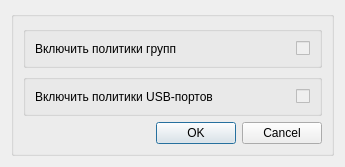
<?xml version="1.0" encoding="UTF-8"?>
<ui version="4.0">
 <class>win_user_export</class>
 <widget class="QDialog" name="win_user_export">
  <property name="geometry">
   <rect>
    <x>0</x>
    <y>0</y>
    <width>345</width>
    <height>148</height>
   </rect>
  </property>
  <property name="windowTitle">
   <string>Экспорт пользователей</string>
  </property>
  <layout class="QGridLayout" name="gridLayout">
   <item row="0" column="0">
    <widget class="QGroupBox" name="groupBox_6">
     <property name="title">
      <string/>
     </property>
     <layout class="QGridLayout" name="gridLayout_2">
      <item row="0" column="0" colspan="2">
       <layout class="QVBoxLayout" name="verticalLayout" stretch="0,0">
        <item>
         <widget class="QGroupBox" name="groupBox">
          <layout class="QHBoxLayout" name="horizontalLayout">
           <item>
            <widget class="QLabel" name="label_2">
             <property name="sizePolicy">
              <sizepolicy hsizetype="Preferred" vsizetype="Preferred">
               <horstretch>0</horstretch>
               <verstretch>0</verstretch>
              </sizepolicy>
             </property>
             <property name="minimumSize">
              <size>
               <width>150</width>
               <height>0</height>
              </size>
             </property>
             <property name="text">
              <string>Включить политики групп</string>
             </property>
            </widget>
           </item>
           <item alignment="Qt::AlignLeft|Qt::AlignVCenter">
            <widget class="QCheckBox" name="cb_enable_group_policies">
             <property name="enabled">
              <bool>false</bool>
             </property>
             <property name="layoutDirection">
              <enum>Qt::RightToLeft</enum>
             </property>
             <property name="text">
              <string/>
             </property>
             <property name="checked">
              <bool>false</bool>
             </property>
            </widget>
           </item>
          </layout>
         </widget>
        </item>
        <item>
         <widget class="QGroupBox" name="groupBox_4">
          <layout class="QHBoxLayout" name="horizontalLayout_5">
           <item>
            <widget class="QLabel" name="label_3">
             <property name="minimumSize">
              <size>
               <width>150</width>
               <height>0</height>
              </size>
             </property>
             <property name="text">
              <string>Включить политики USB-портов</string>
             </property>
            </widget>
           </item>
           <item alignment="Qt::AlignLeft">
            <widget class="QCheckBox" name="cb_enable_usb_policies">
             <property name="enabled">
              <bool>false</bool>
             </property>
             <property name="layoutDirection">
              <enum>Qt::RightToLeft</enum>
             </property>
             <property name="text">
              <string/>
             </property>
             <property name="checked">
              <bool>false</bool>
             </property>
            </widget>
           </item>
          </layout>
         </widget>
        </item>
       </layout>
      </item>
      <item row="1" column="1">
       <widget class="QDialogButtonBox" name="btns">
        <property name="orientation">
         <enum>Qt::Horizontal</enum>
        </property>
        <property name="standardButtons">
         <set>QDialogButtonBox::Cancel|QDialogButtonBox::Ok</set>
        </property>
        <property name="centerButtons">
         <bool>false</bool>
        </property>
       </widget>
      </item>
     </layout>
    </widget>
   </item>
  </layout>
 </widget>
 <resources/>
 <connections>
  <connection>
   <sender>btns</sender>
   <signal>rejected()</signal>
   <receiver>win_user_export</receiver>
   <slot>reject()</slot>
   <hints>
    <hint type="sourcelabel">
     <x>280</x>
     <y>116</y>
    </hint>
    <hint type="destinationlabel">
     <x>15</x>
     <y>5</y>
    </hint>
   </hints>
  </connection>
  <connection>
   <sender>btns</sender>
   <signal>accepted()</signal>
   <receiver>win_user_export</receiver>
   <slot>accept()</slot>
   <hints>
    <hint type="sourcelabel">
     <x>208</x>
     <y>115</y>
    </hint>
    <hint type="destinationlabel">
     <x>7</x>
     <y>49</y>
    </hint>
   </hints>
  </connection>
 </connections>
</ui>
